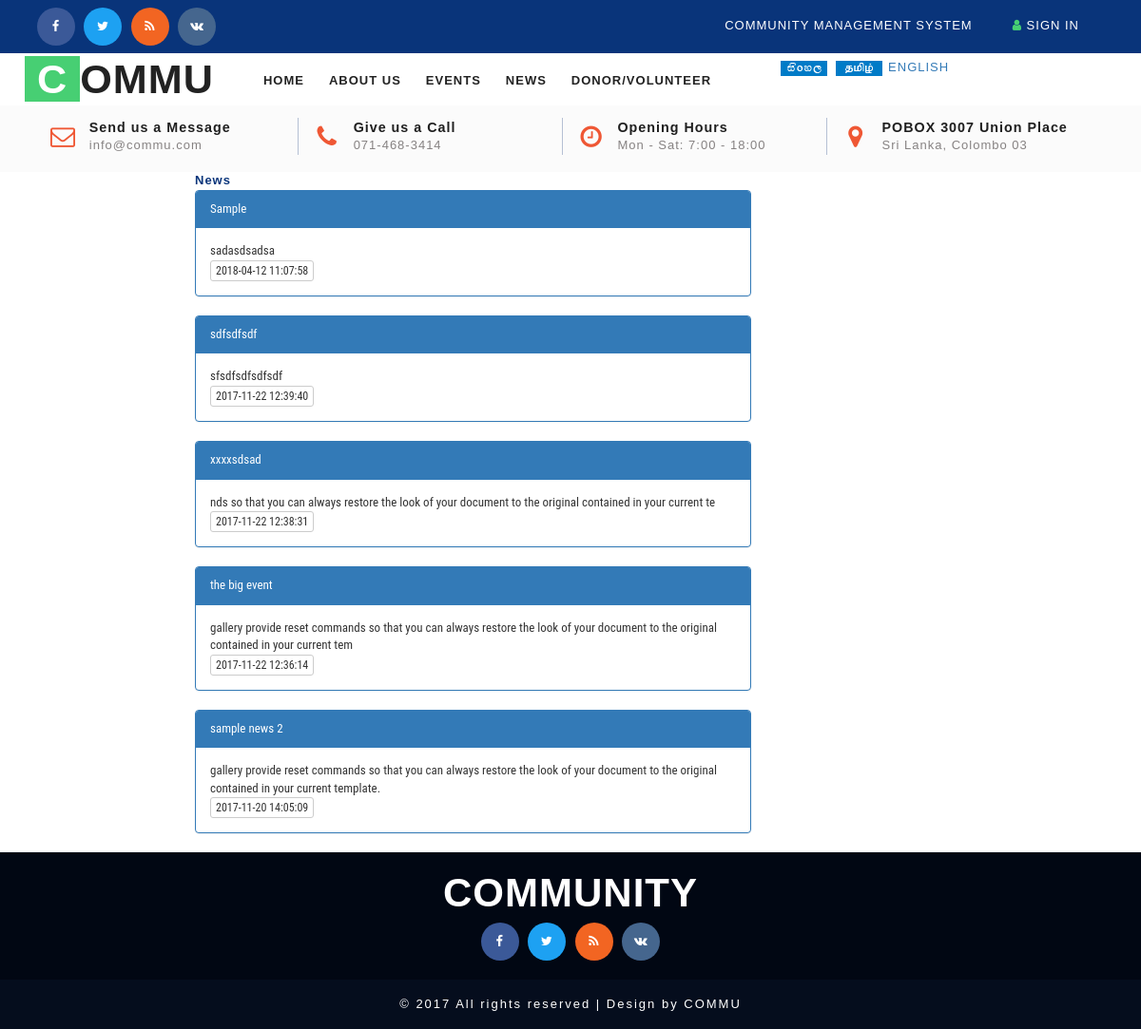
Page /news.php on the committed database.
### tables this page shows
CREATE TABLE `cms_news` (  `id` int(5) NOT NULL AUTO_INCREMENT,  `news_title` varchar(50) DEFAULT NULL,  `description` varchar(250) DEFAULT NULL,  `usercreated` int(5) DEFAULT NULL COMMENT 'cms_user',  `datecreated` timestamp NOT NULL DEFAULT current_timestamp(),  `status` varchar(10) DEFAULT 'ACTIVE' COMMENT 'ACT|DACT',  PRIMARY KEY (`id`),  KEY `FK_cms_news_user` (`usercreated`),  CONSTRAINT `FK_cms_news_user` FOREIGN KEY (`usercreated`) REFERENCES `cms_user` (`id`));

### model/DB.php (called while the page is built, shortened)
<?php
function getDBConnection() {
      $servername = "localhost";
      $username = "commulkc_user";
      $password = "password#1";
      $db = "commulkc_cmsdb";
    $conn = mysqli_connect($servername, $username, $password, $db);
    if (!$conn) {
        die("Connection failed: " . mysqli_connect_error());
    } else {
        return $conn;
    }
}
function getData($sql) {
    $conn = getDBConnection();
    $result = mysqli_query($conn, $sql);
    if (mysqli_num_rows($result) > 0) {
        return $result;
    } else {
        return FALSE;
    }
}
?>

### news.php (the view, shortened to what this page needs)
<?php session_start();
   include './model/DB.php';
   ?>
<!DOCTYPE html>
<html lang="en">
    <head>
        <?php include_once './basecss.php'; ?>
    </head>
    <body>
        <div class="header">
            <div class="w3layouts_header_right">
                <div class="agileits-social top_content">
                    <ul>
                        <li><a href="#"><i class="fa fa-facebook"></i></a></li>
                        <li><a href="#"><i class="fa fa-twitter"></i></a></li>
                        <li><a href="#"><i class="fa fa-rss"></i></a></li>
                        <li><a href="#"><i class="fa fa-vk"></i></a></li>
                    </ul>
                </div>
            </div>
            <div class="w3layouts_header_left">
                <ul>
                    <li><a href="#" data-toggle="modal" data-target="#myModal2">Community Management System</a></li>
                    <li><a href="#" data-toggle="modal" data-target="#myModal2"><i class="fa fa-user" aria-hidden="true"></i> Sign in</a></li>
                </ul>
            </div>
            <div class="clearfix"> </div>
        </div>
        <div class="banner">
            <nav class="navbar navbar-default">
                <div class="navbar-header navbar-left">
                    <h1><a class="navbar-brand" href="index.html"><span>C</span>OMMU</a></h1>
                </div>
                <div class="collapse navbar-collapse navbar-right" id="bs-example-navbar-collapse-1">
                    <nav class="link-effect-2" id="link-effect-2">
                        <ul class="nav navbar-nav">
                              <?php include './_menu_common.php'; ?>
                        </ul>
                    </nav>
                </div>
                <div class="w3_agile_search">
                    <?php
                    include '_search.php';
                    ?>
                </div>
            </nav>
        </div>
        <div class = "header_mid">
            <div class = "w3layouts_header_mid">
                <ul>
                    <li>
                        <div class = "header_contact_details_agile"><i class = "fa fa-envelope-o" aria-hidden = "true"></i>
                            <div class = "w3l_header_contact_details_agile">
                                <div class = "header-contact-detail-title">Send us a Message</div>
                                <a href = "mailto:info@commu.com">info@commu.com</a>
                            </div>
                        </div>
                    </li>
                    <li>
                        <div class = "header_contact_details_agile"><i class = "fa fa-phone" aria-hidden = "true"></i>
                            <div class = "w3l_header_contact_details_agile">
                                <div class = "header-contact-detail-title">Give us a Call</div>
                                <a class = "w3l_header_contact_details_agile-info_inner"> 071-468-3414 </a>
                            </div>
                        </div>
                    </li>
                    <li>
                        <div class = "header_contact_details_agile"><i class = "fa fa-clock-o" aria-hidden = "true"></i>
                            <div class = "w3l_header_contact_details_agile">
                                <div class = "header-contact-detail-title">Opening Hours</div>
                                <a class = "w3l_header_contact_details_agile-info_inner">Mon - Sat: 7:00 - 18:00</a>
                            </div>
                        </div>
                    </li>
                    <li>
                        <div class = "header_contact_details_agile"><i class = "fa fa-map-marker" aria-hidden = "true"></i>
                            <div class = "w3l_header_contact_details_agile">
                                <div class = "header-contact-detail-title">POBOX 3007 Union Place</div>
                                <a class = "w3l_header_contact_details_agile-info_inner">Sri Lanka, Colombo 03 </a>
                            </div>
                        </div>
                    </li>
                </ul>
            </div>
        </div>
        <div class = "row">
            <div class = "col-md-2">
            </div>
            <div class="col-md-6">
<p style="font-weight: bold;color: #09347a">News</p>
                <?php
                $sqlNews = " SELECT * FROM cms_news WHERE STATUS = 'ACTIVE' ORDER BY id DESC  ";
                $resultNews = getData($sqlNews);
                if ($resultNews != FALSE) {
                    while ($row = mysqli_fetch_assoc($resultNews)) {
                        ?>
<div class="panel panel-primary">
        <div class="panel-heading"><?= $row['news_title'] ?></div>
        <div class="panel-body">
           <?= $row['description'] ?>
            <br> <span class="btn btn-default btn-xs"><?= $row['datecreated'] ?></span>
        </div>
      </div>
                        <?php
                    }
                }
                ?>
            </div>
            <div class="col-md-4">
            </div>
        </div>
        <?php include './_footer.php'; ?>
    </body>
</html>

### rows in the picture
cms_news: news_title "Sample", description "sadasdsadsa", datecreated "2018-04-12 11:07:58"
cms_news: news_title "sdfsdfsdf", description "sfsdfsdfsdfsdf", datecreated "2017-11-22 12:39:40"
cms_news: news_title "xxxxsdsad", description "nds so that you can always restore the look of your document to the original contained in your current te", datecreated "2017-11-22 12:38:31"
cms_news: news_title "the big event", description "gallery provide reset commands so that you can always restore the look of your document to the original contained in your current tem", datecreated "2017-11-22 12:36:14"
cms_news: news_title "sample news 2", description "gallery provide reset commands so that you can always restore the look of your document to the original contained in your current template.", datecreated "2017-11-20 14:05:09"
